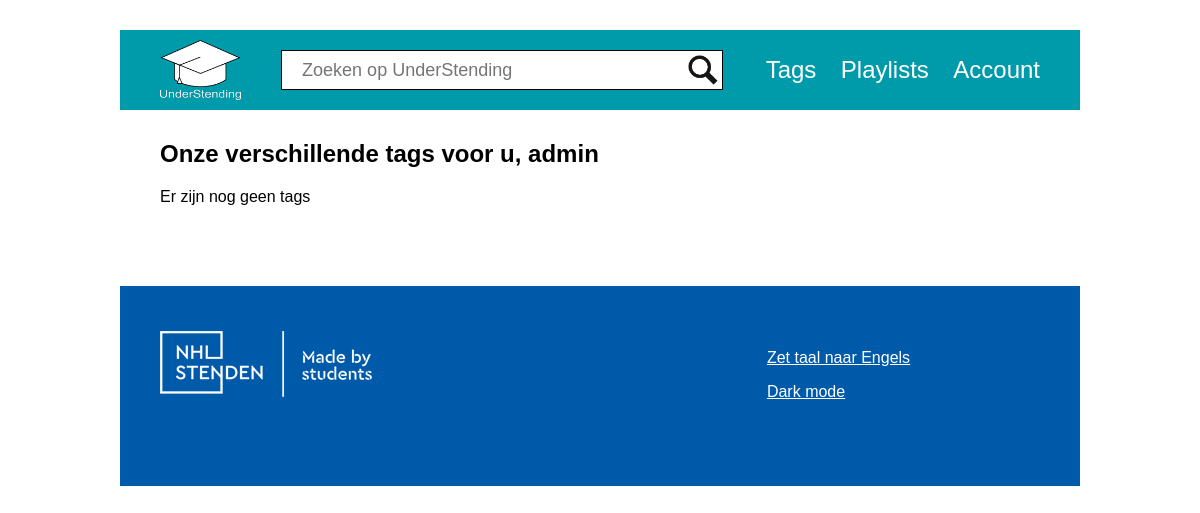
Page / (signed in) on the earlier database version.
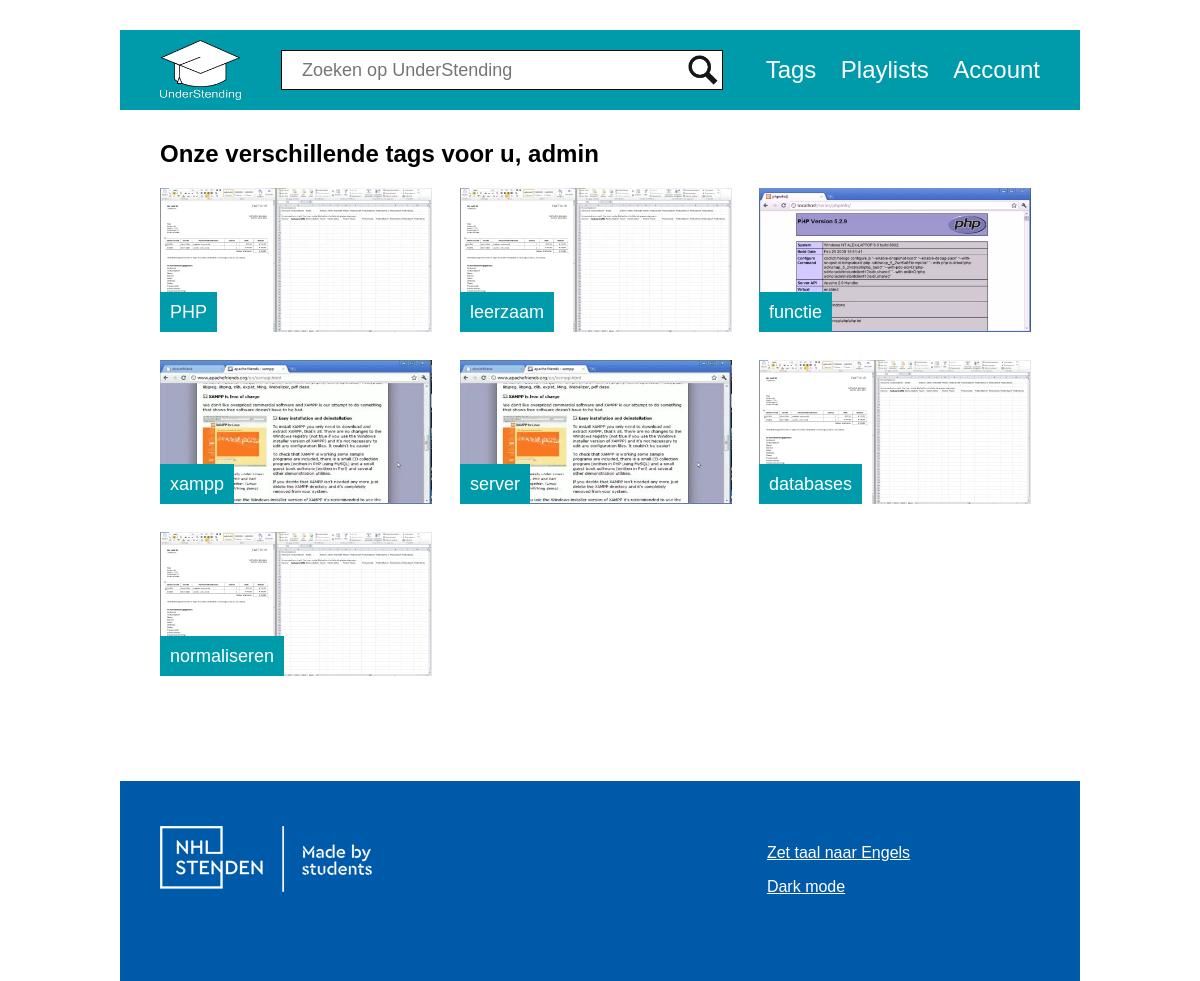
Same page on the later database version.
### tables this page shows
CREATE TABLE `tag` (
  `tagID` int(8) NOT NULL,
  `name` varchar(30) DEFAULT NULL
);

CREATE TABLE `video` (
  `videoID` int(11) NOT NULL,
  `uploader` int(11) NOT NULL,
  `title` varchar(50) DEFAULT NULL,
  `releaseDate` date DEFAULT NULL,
  `description` text DEFAULT NULL,
  `URL` varchar(36) DEFAULT NULL,
  `approved` tinyint(1) DEFAULT NULL,
  `thumbnail` varchar(36) NOT NULL,
  `thumbnailExtension` varchar(4) NOT NULL
);

### core/functions.php (called while the page is built, shortened)
<?php
function Fetch($query, $params = array(), $types = "")
{
	if (!$conn = mysqli_connect('localhost', 'root', '', 'understendingdb'))
	{
		return false;
	}
	else
	{
		if (!$stmt = mysqli_prepare($conn, $query))
		{
			return false;
		}
		else
		{
			if (!empty($types))
			{
				if (!mysqli_stmt_bind_param($stmt, $types, ...$params))
				{
					return false;
				}
			}
			if (!mysqli_stmt_execute($stmt))
			{
				return false;
			}
			else
			{
				$result = mysqli_stmt_get_result($stmt);
				return mysqli_fetch_all($result);
			}
		}
	}
}
function GetTag($tagId)
{
	$tag = GetTagById($tagId);
	$videoTags = GetVideoTagsByTag($tagId, 1);
	if (!$tag)
	{
		return false;
	}
	else
	{
		$getTagResult = new GetTagResult();
		$getTagResult->tagId = $tag->tagId;
		$getTagResult->name = $tag->name;
		if (empty($videoTags))
		{
			$getTagResult->thumbnailUrl = false;
		}
		else
		{
			$video = GetVideoById($videoTags[0]->videoId);
			$getTagResult->thumbnailUrl = $video->thumbnailUrl();
		}
		return $getTagResult;
	}
}
function GetTags($index, $limit)
{
	$tags = GetTagsFromDatabase($index, $limit);
	$tagsWithThumbnails = array();
	if (!$tags)
	{
		return array();
	}
	else
	{
		foreach ($tags as $tag)
		{
			$tagsWithThumbnails[] = GetTag($tag->tagId);
		}
		return $tagsWithThumbnails;
	}
}
function GetTagById($tagId)
{
	$result = Fetch("select * from tag where tagid=?", array($tagId), "i");
	if ($result == 0)
	{
		return false;
	}
	else
	{
		$row = $result[0];
		$tag = new Tag();
		$tag->tagId = $row[0];
		$tag->name = $row[1];
		return $tag;
	}
}
function GetTagsFromDatabase($index, $limit)
{
	$result = Fetch("select * from tag limit ?, ?", array($index, $limit), "ii");
	if (!$result)
	{
		return false;
	}
	else
	{
		$tags = array();
		foreach ($result as $row)
		{
			$tag = new Tag();
			$tag->tagId = $row[0];
			$tag->name = $row[1];
			$tags[] = $tag;
		}
		return $tags;
	}
}
class Video
{
	public $thumbnailId;
	public $thumbnailExtension;
	public function ThumbnailUrl()
	{
		return GetThumbnailUrl($this->thumbnailId, $this->thumbnailExtension);
	}
}
function GetVideoById($videoId)
{
	$result = Fetch("select * from video where videoid=?", array($videoId), "i");
	if ($result)
	{
		$row = $result[0];
		return ConvertRowToVideo($row);
	}
	else
	{
		return false;
	}
}
function ConvertRowToVideo($row)
{
	$video = new Video();
	$video->videoId = $row[0];
	$video->uploader = $row[1];
	$video->title = $row[2];
	$video->releaseDate = $row[3];
	$video->description = $row[4];
	$video->urlId = $row[5];
	$video->approved = $row[6];
	$video->thumbnailId = $row[7];
	$video->thumbnailExtension = $row[8];
	return $video;
}
function GetThumbnailUrl($thumbnailUrlId, $extension)
{
	return "imgs/thumbnails/{$thumbnailUrlId}.{$extension}";
}
function GetVideoTagsByTag($tagId, $limit)
{
	$result = Fetch("select * from videotag where tagid=? limit ?", array($tagId, $limit), "ii");
	$videotags = array();
	foreach ($result as $row)
	{
		$videotag = new VideoTag();
		$videotag->videoId = $row[0];
		$videotag->tagId = $row[1];
		$videotags[] = $videotag;
	}
	return $videotags;
}
?>

### index.php (the view, shortened to what this page needs)
<?php include "includes/topinclude.php" ?>
<?php $tags = getTags(0, 50); ?>
	<div class="content">
		<div class="blocks-container">
		<?php if ($_SESSION['language'] == "en") {?>
		<h2>Our different tags <?php if (isset($_SESSION['name'])) { echo " for you, " . $_SESSION['name']; } ?></h2>
		<?php } else { ?>
		<h2>Onze verschillende tags<?php if (isset($_SESSION['name'])) { echo " voor u, " . $_SESSION['name']; } ?></h2>
		<?php } ?>
			<div class="blocks">
				<?php if(!empty($tags)) {
					foreach($tags as $tag) {
						echo "<a href='tag.php?id=" . $tag->tagId . "'>";
							echo "<div class='block'>";
								echo "<div class='block-naam tag-naam'>";
									echo $tag->name;
								echo "</div>";
								if(!$tag->thumbnailUrl) {
									echo "<img src='imgs/video-placeholder.jpg' />";
								} else {
									echo "<img src='" . $tag->thumbnailUrl . "' />";
								}
							echo "</div>";
						echo "</a>";
					}
				} else {
					if ($_SESSION['language'] == "en") {
						echo "<p>There are no tags yet</p>";
					} else {
						echo "<p>Er zijn nog geen tags</p>";
					}
				} ?>
			</div>
		</div>
	</div>
<?php include "includes/bottominclude.php" ?>

### includes/topinclude.php (shortened to what this page needs)
<?php
	try {
		include_once("core/functions.php");
	} catch (\Throwable $e) {
		echo "<pre>" . print_r($e, TRUE) . "</pre>";
	}
?>
<!DOCTYPE HTML>
<html lang="nl">
	<head>
                <?php if ($_SESSION['style'] == "dark") {?>
                    <link rel="stylesheet" type="text/css" href="css/styleDark.css">
                <?php } else { ?>
                    <link rel="stylesheet" type="text/css" href="css/style.css">
                <?php } ?>
	</head>
	<body>
            <?php if ($_SESSION['language'] == "en") {?>
		<div class="container">
			<div class="navbar">
				<a href="index.php">
					<img src="imgs/understending-logo.png" class="logo-image">
				</a>
				<div class="search-bar">
					<form method="get" action="search.php">
						<input type="text" name="q" placeholder="Search on UnderStending" class="search-bar-bar">
						<input type="image" src="imgs/search-icon.png" border="0" alt="Submit" class="search-icon"/>
					</form>
				</div>
				<div class="nav-menu">
					<ul>
						<li><a href="tags.php">Tags</a></li>
						<li><a href="playlists.php">Playlists</a></li>
						<?php if(!isset($_SESSION["userID"]) || isset($_GET["logout"])) { ?>
						<li><a href="login.php">Login</a></li>
						<?php } else { ?>
						<li><a href="account.php">Account</a></li>
						<?php } ?>
					</ul>
				</div>
				<div class="dropdown">
					<img src="imgs/hamburger-icon.png" width="80" height="80">
					<div class="dropdown-content">
						<a href="tags.php">Tags</a>
						<a href="playlists.php">Playlists</a>
						<?php if(!isset($_SESSION["userID"]) || isset($_GET["logout"])) { ?>
						<a href="login.php">Login</a>
						<?php } else { ?>
						<a href="account.php">Account</a>
						<?php } ?>
					</div>
				</div>
			</div>
            <?php } else { ?>
                <div class="container">
			<div class="navbar">
				<a href="index.php">
					<img src="imgs/understending-logo.png" class="logo-image">
				</a>
				<div class="search-bar">
					<form method="get" action="search.php">
						<input type="text" name="q" placeholder="Zoeken op UnderStending" class="search-bar-bar">
						<input type="image" src="imgs/search-icon.png" border="0" alt="Submit" class="search-icon"/>
					</form>
				</div>
				<div class="nav-menu">
					<ul>
						<li><a href="tags.php">Tags</a></li>
						<li><a href="playlists.php">Playlists</a></li>
						<?php if(!isset($_SESSION["userID"]) || isset($_GET["logout"])) { ?>
						<li><a href="login.php">Login</a></li>
						<?php } else { ?>
						<li><a href="account.php">Account</a></li>
						<?php } ?>
					</ul>
				</div>
			</div>
            <?php } ?>

### includes/bottominclude.php (shortened to what this page needs)
			<div class="footer">
				<div class="footer-block">
					<img src="imgs/nhl-made-by-students.png" class="nhl-made-by-students">
				</div>
				<div class="footer-block">
				<?php
					echo "<p>";
					if ($_SESSION['language'] == 'en') {
						if(isset($id)) {
							echo "<a href='?language=nl&id=" . $id . "' style='color:white;'>Set language to Dutch</a>";
						} else {
							echo "<a href='?language=nl' style='color:white;'>Set language to Dutch</a>";
						}
					} else {
						if(isset($id)) {
							echo "<a href='?language=en&id=" . $id . "' style='color:white;'>Zet taal naar Engels</a>";
						} else {
							echo "<a href='?language=en' style='color:white;'>Zet taal naar Engels</a>";
						}
					}
					echo "</p>";
					echo "<p>";
					if ($_SESSION['style'] == 'dark') {
						if(isset($id)) {
							echo "<a href='?style=light&id=" . $id . "' style='color:white;'>Light mode</a>";
						} else {
							echo "<a href='?style=light' style='color:white;'>Light mode</a>";
						}
					} else {
						if(isset($id)) {
							echo "<a href='?style=dark&id=" . $id . "' style='color:white;'>Dark mode</a>";
						} else {
							echo "<a href='?style=dark' style='color:white;'>Dark mode</a>";
						}
					}
					echo "</p>";
				?>
				</div>
			</div>
		</div>
	</body>
</html>

### css/style.css (style rules this page uses)
html { overflow-x: hidden; }
body { margin: 0; font-family: "Arial", sans-serif; }
.container { width: 1200px; margin: 0 auto; }
.navbar { background-color: #009baa; height: 80px; color: #fff; padding: 0 40px; margin: 30px 0; }
.logo-image { margin-top: 10px; height: 60px; display: inline-block; }
.search-bar { height: 38px; display: inline-block; border: 1px solid #000; background-color: #fff; position: absolute; margin: 20px 0 20px 120px; }
.search-bar form { height: 38px; width: 530px; position: relative; }
.search-bar-bar { height: 18px; border: none; position: absolute; width: 470px; font-size: 18px; padding: 10px 0px 10px 20px; }
.search-icon { height: 30px; position: absolute; right: 0; margin: 4px; }
.nav-menu { float: right; margin: 10px 0; }
.nav-menu ul { list-style-type: none; padding: 0; }
.nav-menu li { display: inline; font-size: 24px; margin-left: 50px }
.nav-menu a { text-decoration: none; color: #fff; }
.blocks-container, .content-block { width: 1120px; padding: 0 40px; }
.blocks a { text-decoration: none; display: inline-block; height: 198px; margin-bottom: 25px; }
.blocks a:nth-child(3n+2) { margin: 0 28px 25px 28px; }
.blocks a:nth-child(3n+3) .block { margin-right: -1px; }
.block { width: 352px; height: 198px; display: inline-block; position: relative; }
.block img { width: 352px; height: 198px; }
.block-naam { height: 40px; color: #fff; position: absolute; bottom: 0; font-size: 18px; height: 20px; padding: 10px; }
.tag-naam { background-color: #009baa; }
.footer { height: 200px; background-color: #005aaa; margin-top: 80px; padding: 0 40px; }
.footer-block { width: 352px; display: inline-block; }
.footer-block:nth-child(3) { margin-right: -1px; }
.nhl-made-by-students { margin-top: 45px; }
@media only screen and (max-width: 1220px) { .container, #video-placeholder img, .video-container, #video-player video, .home-video-overlay a { width: 960px; height: 540px; } }
@media only screen and (max-width: 1220px) { .blocks-container, .content-block { width: 880px; } }
@media only screen and (max-width: 1220px) { .blocks a, .block, .block img { width: 272px; height: 144px; } }
@media only screen and (max-width: 1220px) { .blocks a:nth-child(3n+2) { margin: 0px 27px 28px 28px; } }
@media only screen and (max-width: 1220px) { .blocks a:nth-child(3n+3) .block { margin-right: 0; } }
@media only screen and (max-width: 1220px) { .search-bar { margin: 20px 0 20px 40px; } }
@media only screen and (max-width: 1220px) { .search-bar form { height: 38px; width: 440px; } }
@media only screen and (max-width: 1220px) { .search-bar-bar { width: 420px; } }
@media only screen and (max-width: 1220px) { .nav-menu li { margin-left: 20px; } }
@media only screen and (max-width: 1220px) { .footer-block { width: 272px; } }

Differences in the rows shown:
added tag: name "PHP", video.thumbnail+thumbnailExtension (picture)
added tag: name "leerzaam", video.thumbnail+thumbnailExtension (picture)
added tag: name "functie", video.thumbnail+thumbnailExtension (picture)
added tag: name "xampp", video.thumbnail+thumbnailExtension (picture)
added tag: name "server", video.thumbnail+thumbnailExtension (picture)
added tag: name "databases", video.thumbnail+thumbnailExtension (picture)
added tag: name "normaliseren", video.thumbnail+thumbnailExtension (picture)
Other differences:
text no longer shown: "Er zijn nog geen tags"
